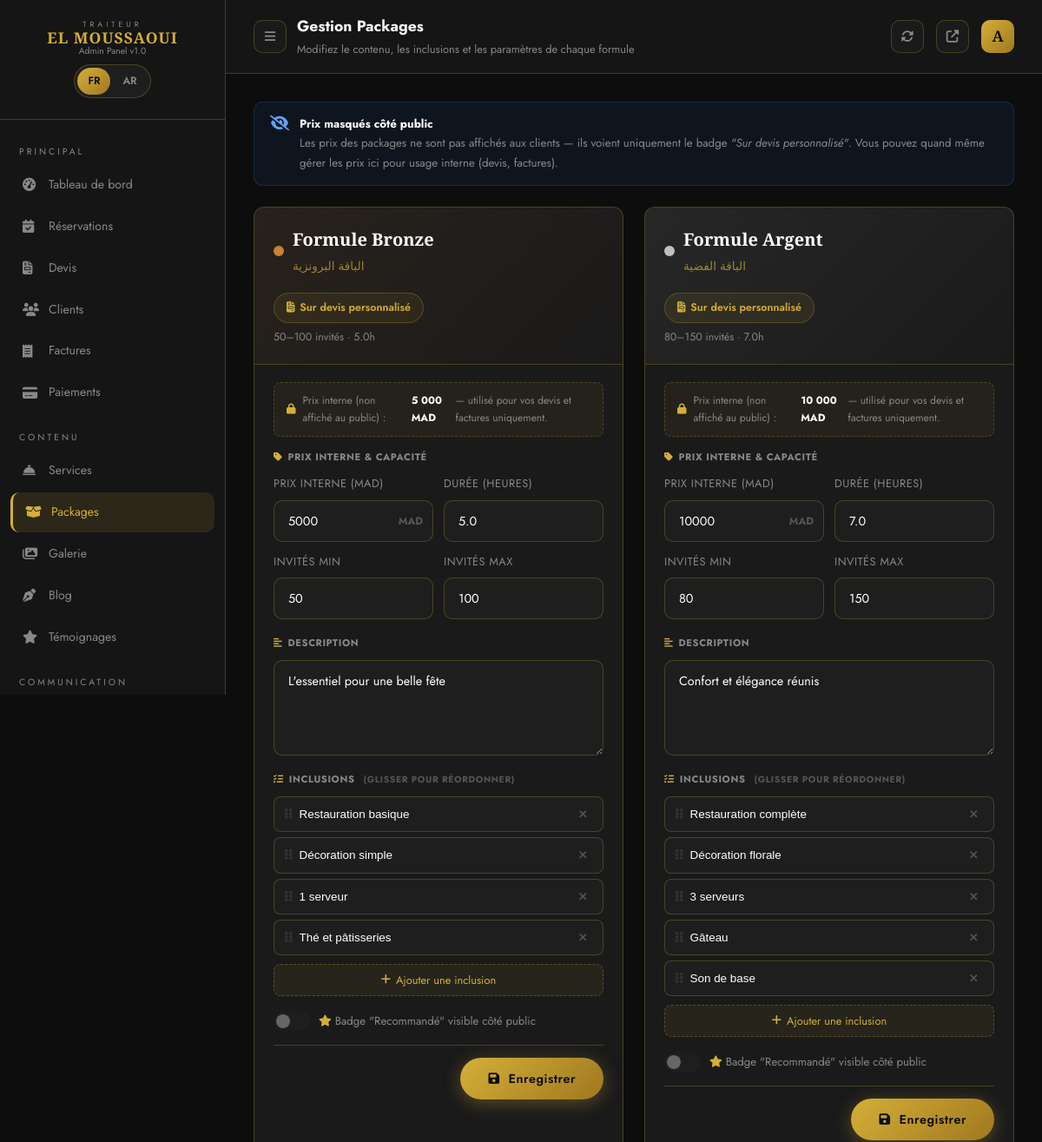
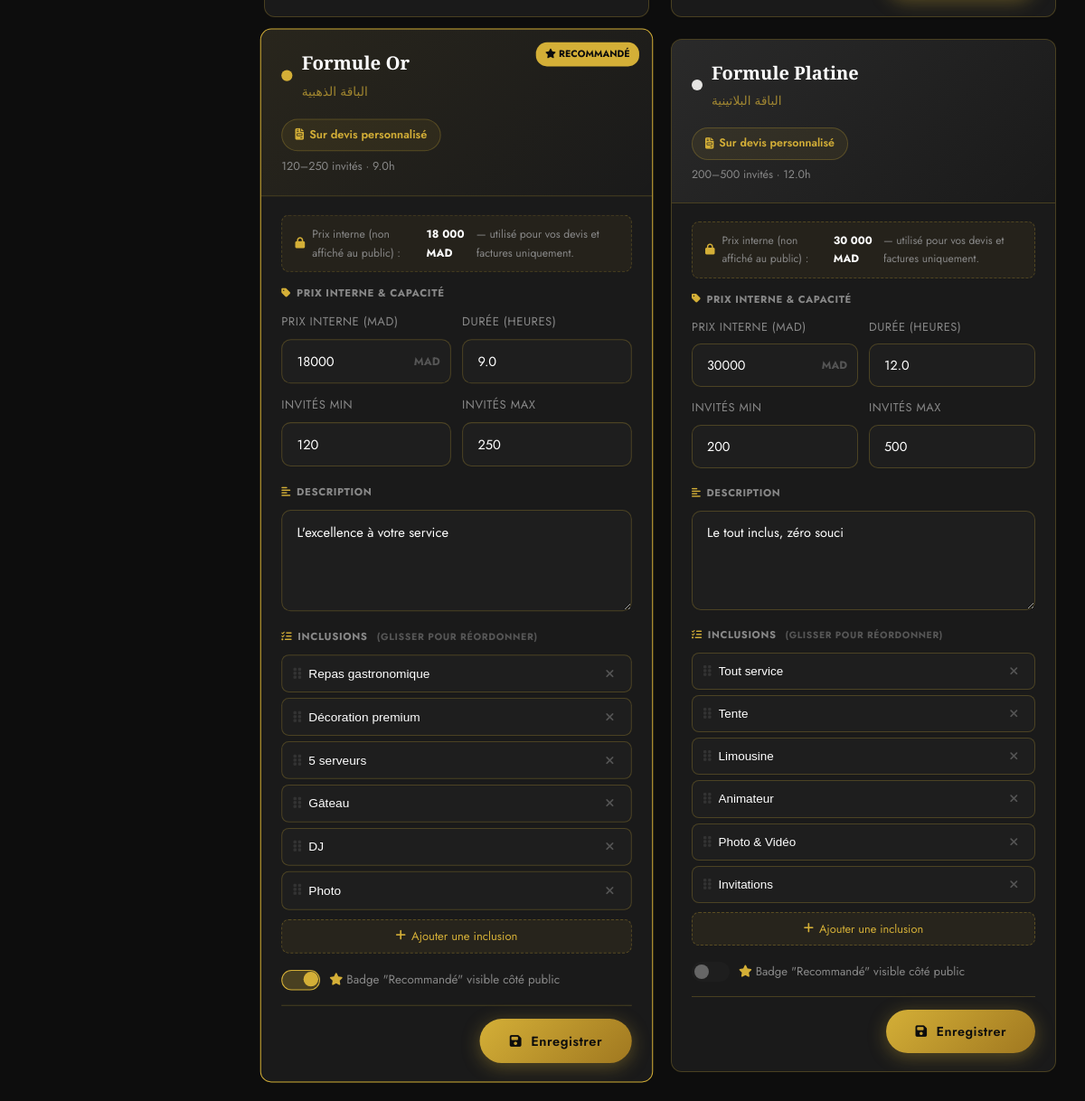
/admin/packages-admin.php (signed in), run on an earlier commit of the app's database (2 pictures, top to bottom).
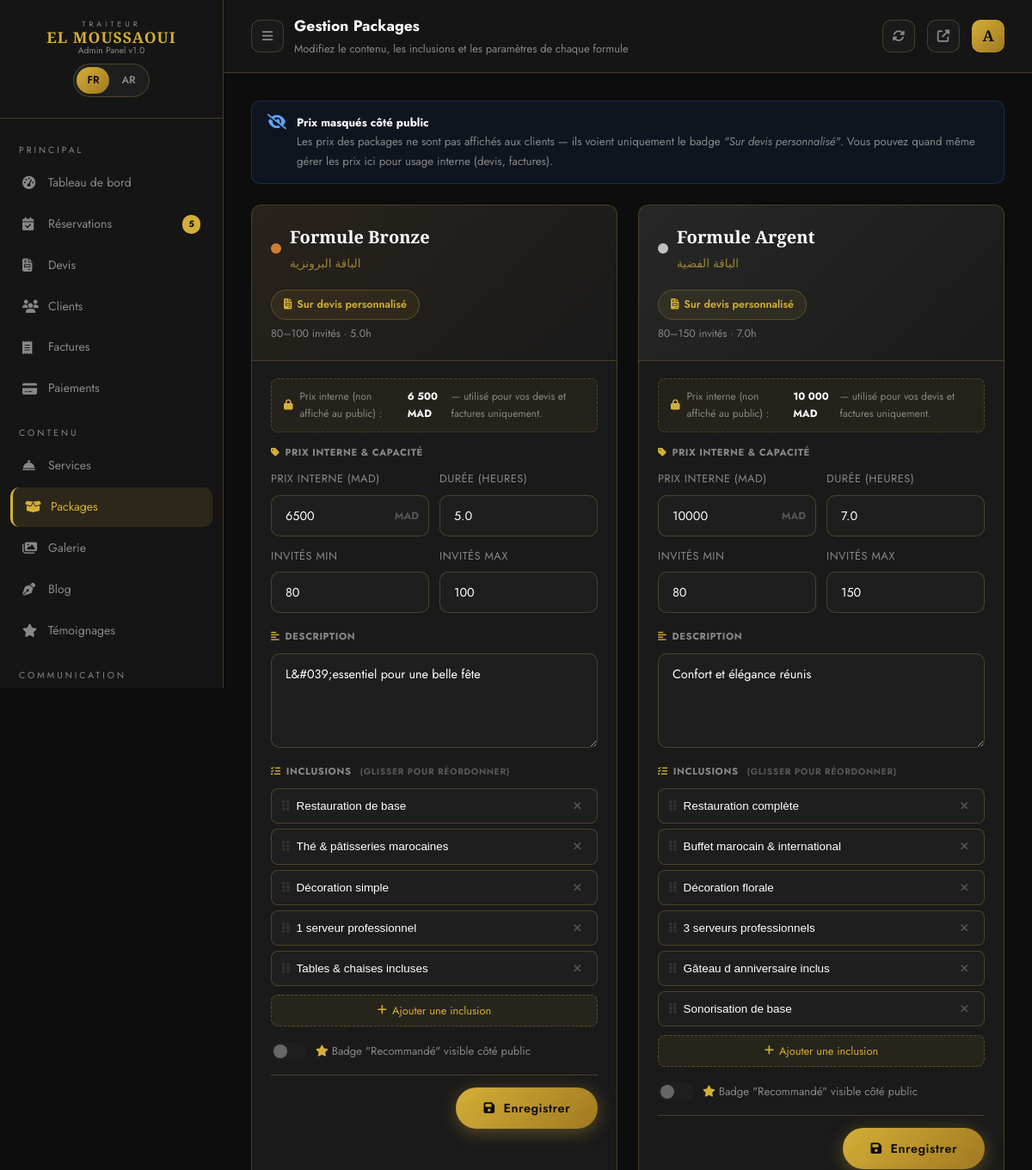
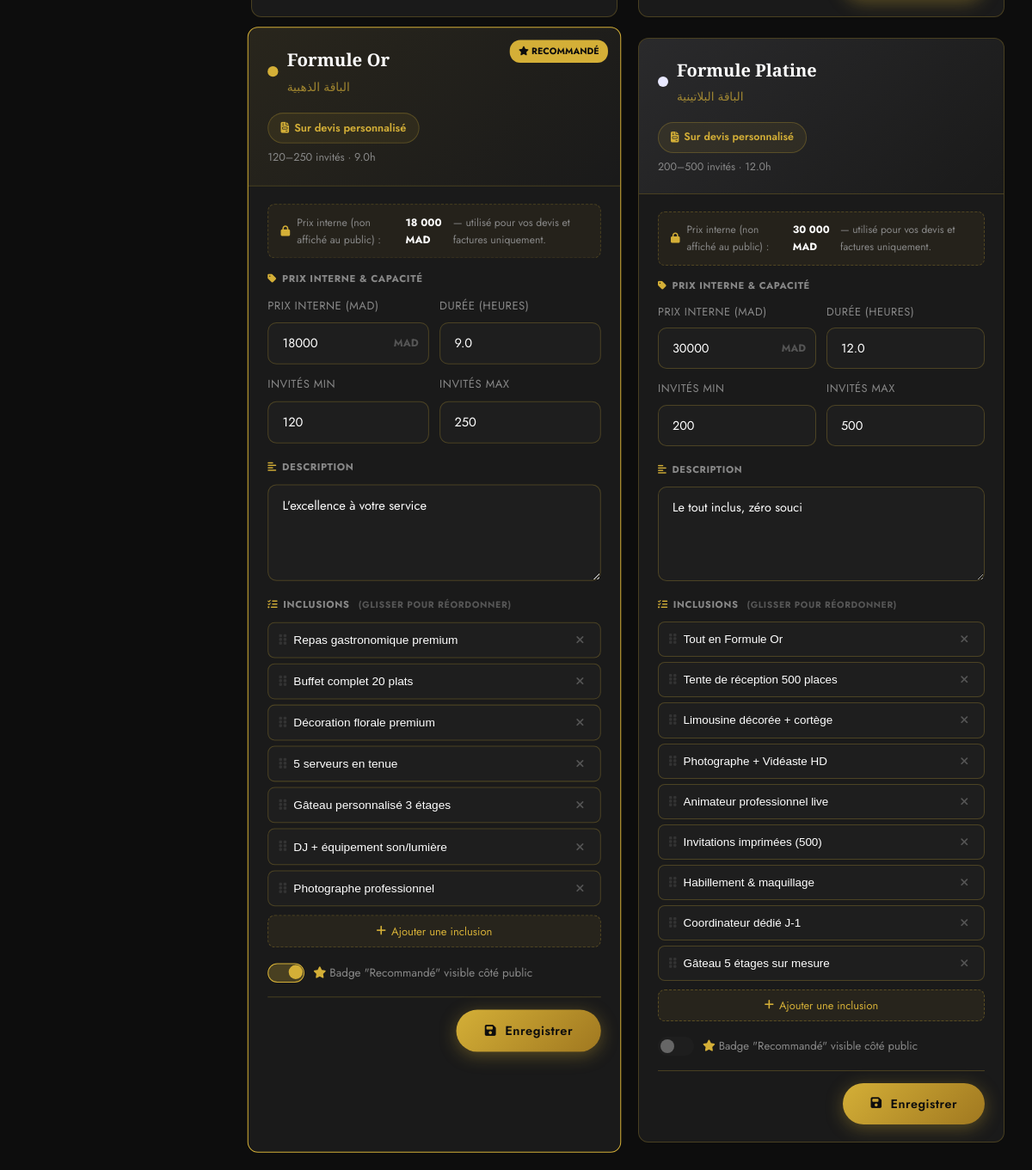
And on a later commit of the database (2 pictures, top to bottom).
### tables this page shows
CREATE TABLE `packages` (
  `id` int(10) UNSIGNED NOT NULL,
  `nom` varchar(100) NOT NULL,
  `nom_ar` varchar(100) DEFAULT NULL,
  `slug` varchar(120) NOT NULL,
  `description` text DEFAULT NULL,
  `description_ar` text DEFAULT NULL,
  `couleur_badge` varchar(7) DEFAULT NULL COMMENT 'Couleur hex du badge',
  `prix` decimal(10,2) NOT NULL COMMENT 'Prix total du package (MAD)',
  `min_personnes` int(10) UNSIGNED DEFAULT NULL,
  `max_personnes` int(10) UNSIGNED DEFAULT NULL,
  `duree_heures` decimal(4,1) DEFAULT NULL COMMENT 'Durée incluse en heures',
  `contenu` longtext DEFAULT NULL COMMENT 'Liste des éléments inclus' CHECK (json_valid(`contenu`)),
  `contenu_ar` longtext DEFAULT NULL CHECK (json_valid(`contenu_ar`)),
  `mis_en_avant` tinyint(1) NOT NULL DEFAULT 0 COMMENT '1 = recommandé (badge)',
  `ordre` int(10) UNSIGNED NOT NULL DEFAULT 0,
  `actif` tinyint(1) NOT NULL DEFAULT 1,
  `created_at` timestamp NOT NULL DEFAULT current_timestamp(),
  `updated_at` timestamp NOT NULL DEFAULT current_timestamp() ON UPDATE current_timestamp()
);

### admin/packages-admin.php (the view, shortened to what the changed rows need)
<?php
require_once __DIR__ . '/../includes/config.php';
$packages = $pdo->query("SELECT * FROM packages WHERE actif = 1 ORDER BY ordre ASC")->fetchAll();
?>
<!DOCTYPE html>
<html lang="fr">
<head>
  <link rel="stylesheet" href="https://cdnjs.cloudflare.com/ajax/libs/font-awesome/6.5.0/css/all.min.css">
  <link rel="stylesheet" href="../css/style.css">
</head>
<body>
<div class="admin-layout">
<?php $activePage = 'packages'; include_once __DIR__ . '/../includes/admin-sidebar.php'; ?>
  <main class="admin-main">
    <div class="admin-topbar">
      <div style="display:flex;align-items:center;gap:12px">
        <div class="topbar-title">
          <h2 data-fr="Gestion Packages" data-ar="إدارة الباقات">Gestion Packages</h2>
        </div>
      </div>
    </div>
    <div class="admin-content">
      <?php if (empty($packages)): ?>
      <div style="text-align:center;padding:80px 20px;color:var(--text-muted)">
        <i class="fas fa-box-open" style="font-size:3rem;opacity:.15;display:block;margin-bottom:16px"></i>
        <h3 style="color:var(--white);margin-bottom:8px">Aucun package trouvé</h3>
        <p style="font-size:.85rem">Exécutez le fichier <code>update_packages.sql</code> dans phpMyAdmin pour créer les packages.</p>
      </div>
      <?php else: ?>
      <div class="pkg-grid">
        <?php foreach ($packages as $pkg):
          $contenu = json_decode($pkg['contenu'] ?? '[]', true) ?: [];
          $color   = $pkg['couleur_badge'] ?? '#D4AF37';
          $prixF   = number_format((float)$pkg['prix'], 0, ',', ' ');
        ?>
        <div class="pkg-card <?= $pkg['mis_en_avant'] ? 'featured' : '' ?>" id="card-<?= $pkg['id'] ?>">
          <div class="pkg-card-top" style="background:linear-gradient(135deg,<?= $color ?>14,transparent)">
            <?php if ($pkg['mis_en_avant']): ?>
            <div class="pkg-recommended"><i class="fas fa-star"></i> RECOMMANDÉ</div>
            <?php endif; ?>
            <div class="pkg-dot-row">
              <div class="pkg-dot" style="background:<?= $color ?>"></div>
              <div>
                <div class="pkg-card-name"><?= htmlspecialchars($pkg['nom']) ?></div>
                <div class="pkg-card-name-ar"><?= htmlspecialchars($pkg['nom_ar'] ?? '') ?></div>
              </div>
            </div>
            <div class="pkg-devis-badge">
              <i class="fas fa-file-invoice"></i> <span data-fr="Sur devis personnalisé" data-ar="بعرض أسعار مخصص">Sur devis personnalisé</span>
            </div>
            <div class="pkg-live-guests" id="lg-<?= $pkg['id'] ?>">
              <?= $pkg['min_personnes'] ?>–<?= $pkg['max_personnes'] ?> invités · <?= $pkg['duree_heures'] ?>h
            </div>
          </div>
          <div class="pkg-card-body">
            <form class="pkg-form" data-id="<?= $pkg['id'] ?>">
              <div class="prix-interne-note">
                <i class="fas fa-lock"></i>
                <span data-fr="Prix interne (non affiché au public) :" data-ar="السعر الداخلي (غير معروض للعملاء) :">Prix interne (non affiché au public) :</span><span>
                  <strong id="lp-<?= $pkg['id'] ?>"><?= $prixF ?> MAD</strong>
                  </span><span data-fr="— utilisé pour vos devis et factures uniquement." data-ar="— للاستخدام الداخلي فقط.">— utilisé pour vos devis et factures uniquement.</span>
              </div>
              <div style="margin-bottom:18px">
                <div class="section-hd"><i class="fas fa-tag"></i> <span data-fr="Prix interne & Capacité" data-ar="السعر الداخلي والطاقة">Prix interne & Capacité</span></div>
                <div class="form-row-2">
                  <div class="form-group">
                    <label class="form-label" data-fr="Prix interne (MAD)" data-ar="السعر الداخلي (MAD)">Prix interne (MAD)</label>
                    <div class="price-wrap">
                      <input type="number" name="prix" class="form-control"
                             value="<?= (int)$pkg['prix'] ?>" min="100" step="100" required
                             oninput="livePreview(<?= $pkg['id'] ?>)">
                      <span class="cur">MAD</span>
                    </div>
                  </div>
                  <div class="form-group">
                    <label class="form-label" data-fr="Durée (heures)" data-ar="المدة (ساعات)">Durée (heures)</label>
                    <input type="number" name="duree_heures" class="form-control"
                           value="<?= $pkg['duree_heures'] ?>" min="1" max="24" step="0.5"
                           oninput="livePreview(<?= $pkg['id'] ?>)">
                  </div>
                  <div class="form-group">
                    <label class="form-label" data-fr="Invités min" data-ar="أدنى عدد ضيوف">Invités min</label>
                    <input type="number" name="min_personnes" class="form-control"
                           value="<?= $pkg['min_personnes'] ?>" min="1"
                           oninput="livePreview(<?= $pkg['id'] ?>)">
                  </div>
                  <div class="form-group">
                    <label class="form-label" data-fr="Invités max" data-ar="أقصى عدد ضيوف">Invités max</label>
                    <input type="number" name="max_personnes" class="form-control"
                           value="<?= $pkg['max_personnes'] ?>" min="1"
                           oninput="livePreview(<?= $pkg['id'] ?>)">
                  </div>
                </div>
              </div>
              <div style="margin-bottom:18px">
                <div class="section-hd"><i class="fas fa-align-left"></i> <span data-fr="Description" data-ar="الوصف">Description</span></div>
                <div class="form-group">
                  <textarea name="description" class="form-control" rows="2"
                            placeholder="Description courte affichée sous le nom du package..." data-fr-placeholder="Description courte affichée sous le nom du package..." data-ar-placeholder="وصف قصير يظهر تحت اسم الباقة..."><?= htmlspecialchars($pkg['description'] ?? '') ?></textarea>
                </div>
              </div>
              <div style="margin-bottom:18px">
                <div class="section-hd">
                  <i class="fas fa-list-check"></i> <span data-fr="Inclusions" data-ar="المحتويات">Inclusions</span>
                  <span style="color:#555;font-size:.65rem;margin-left:4px" data-fr="(glisser pour réordonner)" data-ar="(اسحب لإعادة الترتيب)">(glisser pour réordonner)</span>
                </div>
                <ul class="items-list" id="il-<?= $pkg['id'] ?>">
                  <?php foreach ($contenu as $item): ?>
                  <li class="item-row" draggable="true">
                    <span class="grip"><i class="fas fa-grip-vertical"></i></span>
                    <input type="text" value="<?= htmlspecialchars($item) ?>" placeholder="Inclusion..." data-fr-placeholder="Inclusion..." data-ar-placeholder="مميزة...">
                    <button type="button" class="del" onclick="delRow(this)"><i class="fas fa-times"></i></button>
                  </li>
                  <?php endforeach; ?>
                </ul>
                <button type="button" class="btn-add-row" onclick="addRow(<?= $pkg['id'] ?>)">
                  <i class="fas fa-plus"></i> <span data-fr="Ajouter une inclusion" data-ar="إضافة ميزة">Ajouter une inclusion</span>
                </button>
              </div>
              <div class="toggle-row">
                <label class="sw">
                  <span class="sw-slider"></span>
                </label>
                <span class="sw-label"><i class="fas fa-star" style="color:var(--gold);margin-right:4px"></i><span data-fr='Badge "Recommandé" visible côté public' data-ar='شارة "موصى به" مرئية للعموم'>Badge "Recommandé" visible côté public</span></span>
              </div>
              <div class="save-row">
                <button type="submit" class="btn-primary btn-sm">
                  <i class="fas fa-save"></i> <span data-fr="Enregistrer" data-ar="حفظ">Enregistrer</span>
                </button>
              </div>
            </form>
          </div>
        </div>
        <?php endforeach; ?>
      </div>
      <?php endif; ?>
    </div>
  </main>
</div>
</body>
</html>

### includes/admin-sidebar.php (shortened to what the changed rows need)
<?php
$activePage = $activePage ?? '';
$badgeMessages = $badgeNotifs = $badgeDevis = 0;
try {
    $badgeDevis    = $pdo->query("SELECT COUNT(*) FROM reservations WHERE statut='en_attente'")->fetchColumn();
} catch(Exception $e) {}
?>
<aside class="sidebar" id="sidebar">
  <nav class="sidebar-nav">
    <a href="reservations.php" class="sidebar-link <?= $activePage==='reservations'?'active':'' ?>">
      <i class="fas fa-calendar-check"></i>
      <span data-fr="Réservations" data-ar="الحجوزات">Réservations</span>
      <?php if ($badgeDevis > 0): ?><span class="sidebar-badge"><?= $badgeDevis ?></span><?php endif; ?>
    </a>
  </nav>
</aside>

What changed in the data, as far as the page shows it:
changed packages "Formule Bronze": min_personnes "50" → "80"; prix "5 000" → "6 500"; prix "5000" → "6500"; description "L'essentiel pour une belle fête" → "L&#039;essentiel pour une belle fête"; contenu "Restauration basique" → "Restauration de base"; contenu "Décoration simple" → "Thé & pâtisseries marocaines"; contenu "1 serveur" → "Décoration simple"; contenu "Thé et pâtisseries" → "1 serveur professionnel"
changed packages "Formule Argent": contenu "Décoration florale" → "Buffet marocain & international"; contenu "3 serveurs" → "Décoration florale"; contenu "Gâteau" → "3 serveurs professionnels"; contenu "Son de base" → "Gâteau d anniversaire inclus"
changed packages "Formule Or": contenu "Repas gastronomique" → "Repas gastronomique premium"; contenu "Décoration premium" → "Buffet complet 20 plats"; contenu "5 serveurs" → "Décoration florale premium"; contenu "Gâteau" → "5 serveurs en tenue"; contenu "DJ" → "Gâteau personnalisé 3 étages"; contenu "Photo" → "DJ + équipement son/lumière"
changed packages "Formule Platine": couleur_badge "#E5E4E2" → "#E8E8FF" (drawn); contenu "Tout service" → "Tout en Formule Or"; contenu "Tente" → "Tente de réception 500 places"; contenu "Limousine" → "Limousine décorée + cortège"; contenu "Animateur" → "Photographe + Vidéaste HD"; contenu "Photo & Vidéo" → "Animateur professionnel live"; contenu "Invitations" → "Invitations imprimées (500)"
Also different on the page:
$badgeDevis: (not shown) → "5"
new list line: "Tables & chaises incluses"
new list line: "Sonorisation de base"
new list line: "Photographe professionnel"
new list line: "Habillement & maquillage"
new list line: "Coordinateur dédié J-1"
new list line: "Gâteau 5 étages sur mesure"
